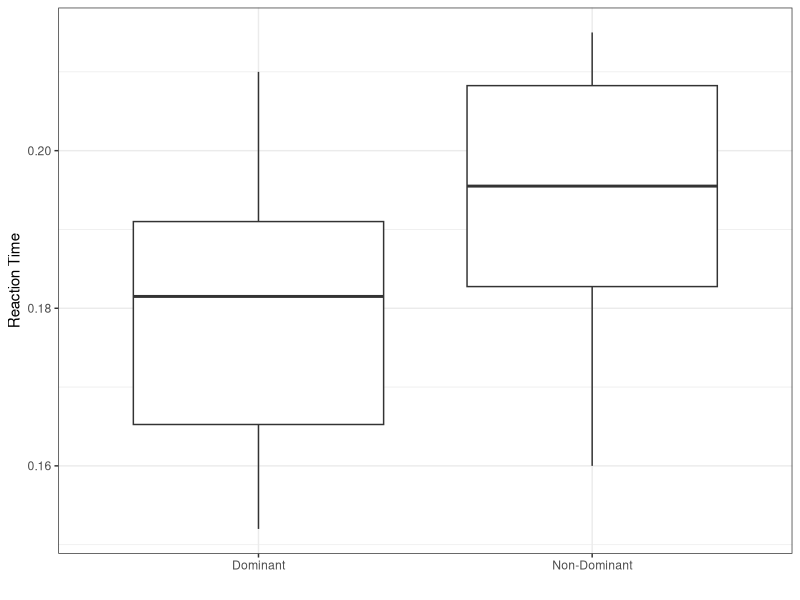
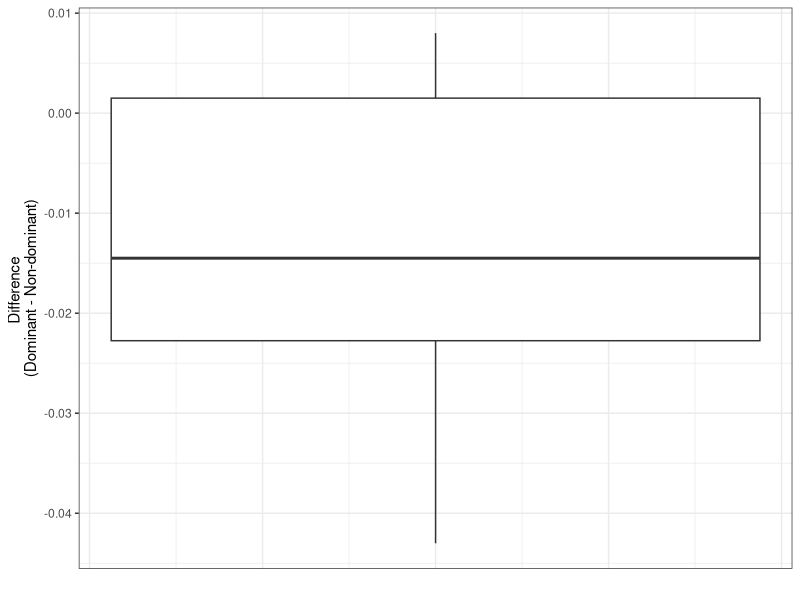

Generate these figures, in order, with R:
## ---- chunk 1
library(tidyverse)
rbc <- c(8.59, 8.64, 7.43, 7.21, 6.39, 6.87, 7.89,
         9.79, 6.85, 7.54, 7.00, 8.80, 9.30, 8.03,
         8.65, 6.99, 8.40, 9.66, 7.14, 7.62, 7.44,
         8.55, 8.70, 9.14, 7.33, 8.58, 9.88, 9.94) # enter blood cell mass
rat <- c(rep("Space",14), rep("Earth",14)) # enter identifier 
data <- tibble(rat, rbc) # create dataset
t.test(rbc ~ rat, data = data, conf.level = 0.99)
## ---- chunk 2
head(data, n=3)
## ---- chunk 3
head(data, n=3)
## ---- chunk 4
t.test(rbc ~ rat,
       data = data,
       mu = 0,
       alternative = "two")
## ---- chunk 5
worms <- c(18, 43, 28, 50, 16, 32, 13, 35, 38, 33,  6,  7,
           40, 54, 26, 63, 21, 37, 39, 23, 48, 58, 28, 39)
trt <- c(rep("Treated", 12), rep("Not", 12))
data <- tibble(worms, trt)
head(data)
## ---- chunk 6
t.test(data$worms, conf.level = 0.9)
## ---- chunk 7
worms_trt <- data %>% filter(trt == "Treated") # only treated sheep
t.test(worms_trt$worms)[5] # mean only
t.test(worms_trt$worms, conf.level = 0.9)[4] # CI only
## ---- chunk 8
worms_untrt <- data %>% filter(trt == "Not") # only untreated sheep
t.test(worms_untrt$worms)[5] # mean only
t.test(worms_untrt$worms, conf.level = 0.9)[4] # CI only
## ---- chunk 9
t.test(worms ~ trt,
       data = data,
       conf.level = 0.90)
## ---- chunk 10
t.test(worms ~ trt,
       data = data,
       conf.level = 0.90)
## ---- chunk 11
t.test(worms ~ trt,
       data = data,
       conf.level = 0.9,
       mu = 5,
       alternative = "greater")
## ---- chunk 12
library(tidyverse)
## ---- chunk 13
g1 <- c(17.6, 20.2, 19.5, 11.3, 13.0, 
        16.3, 15.3, 16.2, 12.2, 14.8, 
        21.3, 22.1, 16.9, 17.6, 18.4)
g2 <- c(17.3, 19.1, 18.4, 11.5, 12.7, 
        15.8, 14.9, 15.3, 12.0, 14.2, 
        21.0, 21.0, 16.1, 16.7, 17.5)
garage <- tibble(g1, g2)
## ---- chunk 14
t.test(garage$g1, garage$g2, 
       paired = TRUE, 
       conf.level = 0.95)
## ---- chunk 15
t.test(garage$g1, garage$g2,
       paired = TRUE,
       mu = 0,
       alternative = "greater")
## ---- chunk 16
dom <- c(0.177, 0.210, 0.186, 0.189, 0.198, 0.194, 
         0.160, 0.163, 0.166, 0.152, 0.190, 0.172)
non <- c(0.179, 0.202, 0.208, 0.184, 0.215, 0.193, 
         0.194, 0.160, 0.209, 0.164, 0.210, 0.197)
students <- tibble(dom, non)
## ---- chunk 17
students <- students %>% 
  mutate(d = dom - non) # create the difference

head(students, n = 3) # view the dataset on the slide
## ---- chunk 18
students %>% ggplot(aes()) +
  geom_boxplot(aes(y = dom, x = "Dominant")) +
  geom_boxplot(aes(y = non, x = "Non-Dominant")) +
  labs(x = "",
       y = "Reaction Time") +
  theme_bw() 
## ---- chunk 19
students %>% ggplot(aes(y = d)) +
  geom_boxplot() +
  labs(x = "",
       y = "Difference \n(Dominant - Non-dominant)") +
  theme_bw() +
  theme(axis.text.x = element_blank(),
        axis.ticks.x = element_blank())
## ---- chunk 20
students %>% summarize(mean(dom), sd(dom), # summary of dominant hand
                       mean(non), sd(non), # summary of non-dominant hand
                       mean(d), sd(d)) # summary of difference
## ---- chunk 21
t.test(students$dom, students$non, 
       paired = TRUE, 
       conf.level = 0.99)
## ---- chunk 22
t.test(students$dom, students$non, 
       paired = TRUE, 
       mu = 0,
       alternative = "two")
